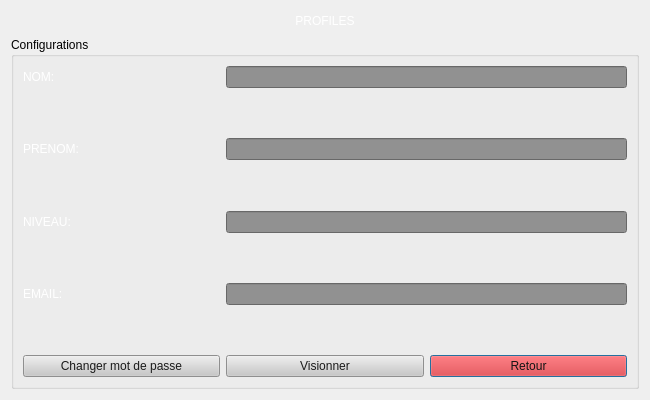
<?xml version="1.0" encoding="UTF-8"?>
<ui version="4.0">
 <class>wprofil</class>
 <widget class="QDialog" name="wprofil">
  <property name="geometry">
   <rect>
    <x>0</x>
    <y>0</y>
    <width>650</width>
    <height>400</height>
   </rect>
  </property>
  <property name="minimumSize">
   <size>
    <width>650</width>
    <height>400</height>
   </size>
  </property>
  <property name="maximumSize">
   <size>
    <width>650</width>
    <height>400</height>
   </size>
  </property>
  <property name="windowTitle">
   <string>Dialog</string>
  </property>
  <property name="styleSheet">
   <string notr="true">QDialog{
	background-image: url(:/img/img/hero-background-15.jpg);
	image: none;
}</string>
  </property>
  <layout class="QGridLayout" name="gridLayout_2">
   <item row="1" column="0" colspan="3">
    <widget class="QGroupBox" name="groupBox">
     <property name="styleSheet">
      <string notr="true"/>
     </property>
     <property name="title">
      <string>Configurations</string>
     </property>
     <layout class="QGridLayout" name="gridLayout">
      <item row="4" column="0">
       <spacer name="verticalSpacer_2">
        <property name="orientation">
         <enum>Qt::Vertical</enum>
        </property>
        <property name="sizeHint" stdset="0">
         <size>
          <width>20</width>
          <height>40</height>
         </size>
        </property>
       </spacer>
      </item>
      <item row="9" column="2">
       <widget class="QPushButton" name="ch_user">
        <property name="styleSheet">
         <string notr="true">background-color: rgb(255, 0, 0);
color: rgb(20, 20, 20);</string>
        </property>
        <property name="text">
         <string>Retour</string>
        </property>
       </widget>
      </item>
      <item row="8" column="0">
       <spacer name="verticalSpacer_4">
        <property name="orientation">
         <enum>Qt::Vertical</enum>
        </property>
        <property name="sizeHint" stdset="0">
         <size>
          <width>20</width>
          <height>40</height>
         </size>
        </property>
       </spacer>
      </item>
      <item row="5" column="1" colspan="2">
       <widget class="QLineEdit" name="profile_niveau">
        <property name="enabled">
         <bool>false</bool>
        </property>
        <property name="styleSheet">
         <string notr="true">background-color: rgb(145, 145, 145);
color: rgb(7, 7, 7);</string>
        </property>
       </widget>
      </item>
      <item row="9" column="1">
       <widget class="QPushButton" name="visionner">
        <property name="styleSheet">
         <string notr="true">background-color: rgb(200, 200, 200);
color: rgb(27, 27, 27);</string>
        </property>
        <property name="text">
         <string>Visionner</string>
        </property>
       </widget>
      </item>
      <item row="2" column="0">
       <spacer name="verticalSpacer">
        <property name="orientation">
         <enum>Qt::Vertical</enum>
        </property>
        <property name="sizeHint" stdset="0">
         <size>
          <width>20</width>
          <height>40</height>
         </size>
        </property>
       </spacer>
      </item>
      <item row="3" column="0">
       <widget class="QLabel" name="label_2">
        <property name="styleSheet">
         <string notr="true">color: rgb(255, 255, 255);</string>
        </property>
        <property name="text">
         <string>PRENOM:</string>
        </property>
       </widget>
      </item>
      <item row="5" column="0">
       <widget class="QLabel" name="label_3">
        <property name="styleSheet">
         <string notr="true">color: rgb(255, 255, 255);</string>
        </property>
        <property name="text">
         <string>NIVEAU:</string>
        </property>
       </widget>
      </item>
      <item row="6" column="0">
       <spacer name="verticalSpacer_3">
        <property name="orientation">
         <enum>Qt::Vertical</enum>
        </property>
        <property name="sizeHint" stdset="0">
         <size>
          <width>20</width>
          <height>40</height>
         </size>
        </property>
       </spacer>
      </item>
      <item row="9" column="0">
       <widget class="QPushButton" name="ch_pass">
        <property name="styleSheet">
         <string notr="true">background-color: rgb(200, 200, 200);
color: rgb(27, 27, 27);</string>
        </property>
        <property name="text">
         <string>Changer mot de passe</string>
        </property>
       </widget>
      </item>
      <item row="1" column="1" colspan="2">
       <widget class="QLineEdit" name="profile_nom">
        <property name="enabled">
         <bool>false</bool>
        </property>
        <property name="styleSheet">
         <string notr="true">background-color: rgb(145, 145, 145);
color: rgb(8, 8, 8);</string>
        </property>
       </widget>
      </item>
      <item row="1" column="0">
       <widget class="QLabel" name="label">
        <property name="styleSheet">
         <string notr="true">color: rgb(255, 255, 255);</string>
        </property>
        <property name="text">
         <string>NOM:</string>
        </property>
       </widget>
      </item>
      <item row="3" column="1" colspan="2">
       <widget class="QLineEdit" name="profile_prenom">
        <property name="enabled">
         <bool>false</bool>
        </property>
        <property name="styleSheet">
         <string notr="true">background-color: rgb(145, 145, 145);
color: rgb(8, 8, 8);</string>
        </property>
       </widget>
      </item>
      <item row="7" column="1" colspan="2">
       <widget class="QLineEdit" name="profil_email">
        <property name="enabled">
         <bool>false</bool>
        </property>
        <property name="styleSheet">
         <string notr="true">background-color: rgb(145, 145, 145);
color: rgb(6, 6, 6);</string>
        </property>
        <property name="text">
         <string/>
        </property>
       </widget>
      </item>
      <item row="7" column="0">
       <widget class="QLabel" name="label_4">
        <property name="styleSheet">
         <string notr="true">color: rgb(255, 255, 255);</string>
        </property>
        <property name="text">
         <string>EMAIL:</string>
        </property>
       </widget>
      </item>
     </layout>
    </widget>
   </item>
   <item row="0" column="0">
    <spacer name="horizontalSpacer">
     <property name="orientation">
      <enum>Qt::Horizontal</enum>
     </property>
     <property name="sizeHint" stdset="0">
      <size>
       <width>259</width>
       <height>20</height>
      </size>
     </property>
    </spacer>
   </item>
   <item row="0" column="1">
    <widget class="QLabel" name="label_5">
     <property name="styleSheet">
      <string notr="true">font: 75 20pt &quot;Quicksand&quot;;
color: rgb(255, 255, 255);</string>
     </property>
     <property name="text">
      <string>PROFILES</string>
     </property>
     <property name="alignment">
      <set>Qt::AlignCenter</set>
     </property>
    </widget>
   </item>
   <item row="0" column="2">
    <spacer name="horizontalSpacer_2">
     <property name="orientation">
      <enum>Qt::Horizontal</enum>
     </property>
     <property name="sizeHint" stdset="0">
      <size>
       <width>239</width>
       <height>20</height>
      </size>
     </property>
    </spacer>
   </item>
  </layout>
 </widget>
 <resources/>
 <connections/>
</ui>
